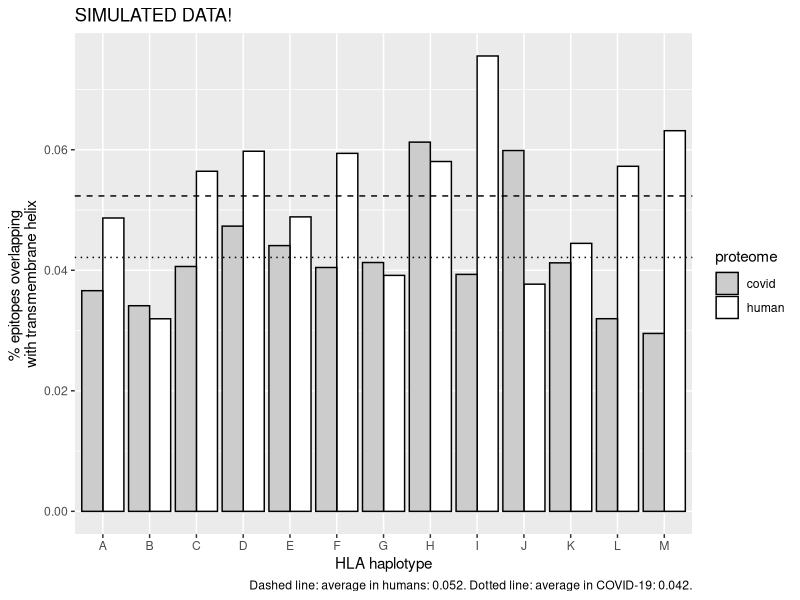

This figure's R source: (Note: this script raises an error after producing the figure.)
## ---- chunk 1
knitr::opts_chunk$set(echo = TRUE)
## ---- chunk 2
library(testthat)
library(ggplot2)
## ---- chunk 3
# n: sample size, equals the number of HLA haplotypes
n <- 13
# f denotes 'fraction', a value between 0.0 and 1.0
f_human <- rnorm(n = n, mean = 0.053, sd = 0.01)
f_covid <- rnorm(n = n, mean = runif(n = 1, min = 0.03, max = 0.1), sd = 0.01)
expect_true(all(f_human > 0.0))
expect_true(all(f_human < 1.0))
expect_true(all(f_covid > 0.0))
expect_true(all(f_covid < 1.0))
## ---- chunk 4
df <- tibble::tibble(
  proteome = rep(c("human", "covid"), each = n),
  haplotype = rep(LETTERS[1:n], time = 2),
  f = c(f_human, f_covid)
)
df$proteome <- as.factor(df$proteome)
df$haplotype <- as.factor(df$haplotype)
## ---- chunk 5
knitr::kable(df)
## ---- chunk 6
sink("table_1.latex")
  xtable::print.xtable(
    xtable::xtable(
      df,
      caption = paste0("Percentage of epitopes overlapping \nwith transmembrane helix"),
      digits = 3
    ),
    include.rownames = FALSE
  )
sink()
## ---- chunk 7
t <- ks.test(x = f_human, y = f_covid)
print(t)
## ---- chunk 8
alpha <- 0.05
if (t$p.value <= alpha) {
  print("Reject that the two samples are taken from a same distribution") 
} else {
  print("Accept that the two samples are taken from a same distribution")
}
## ---- chunk 9
ggplot(df, aes(x = haplotype, y = f, fill = proteome)) + 
  scale_fill_manual(values = c("human" = "#ffffff", "covid" = "#cccccc")) +
  geom_col(position = position_dodge(), color = "#000000") + xlab("HLA haplotype") + 
  ylab("% epitopes overlapping \nwith transmembrane helix") +
  geom_hline(yintercept = mean(f_human), lty = "dashed") +
  geom_hline(yintercept = mean(f_covid), lty = "dotted") +
  labs(
    title = "SIMULATED DATA!",
    caption = paste0(
      "Dashed line: average in humans: ", formatC(mean(f_human), digits = 2),". ",
      "Dotted line: average in COVID-19: ", formatC(mean(f_covid), digits = 2),"."  
    )
  ) + ggsave("fig_1.png", width = 7, height = 7)
